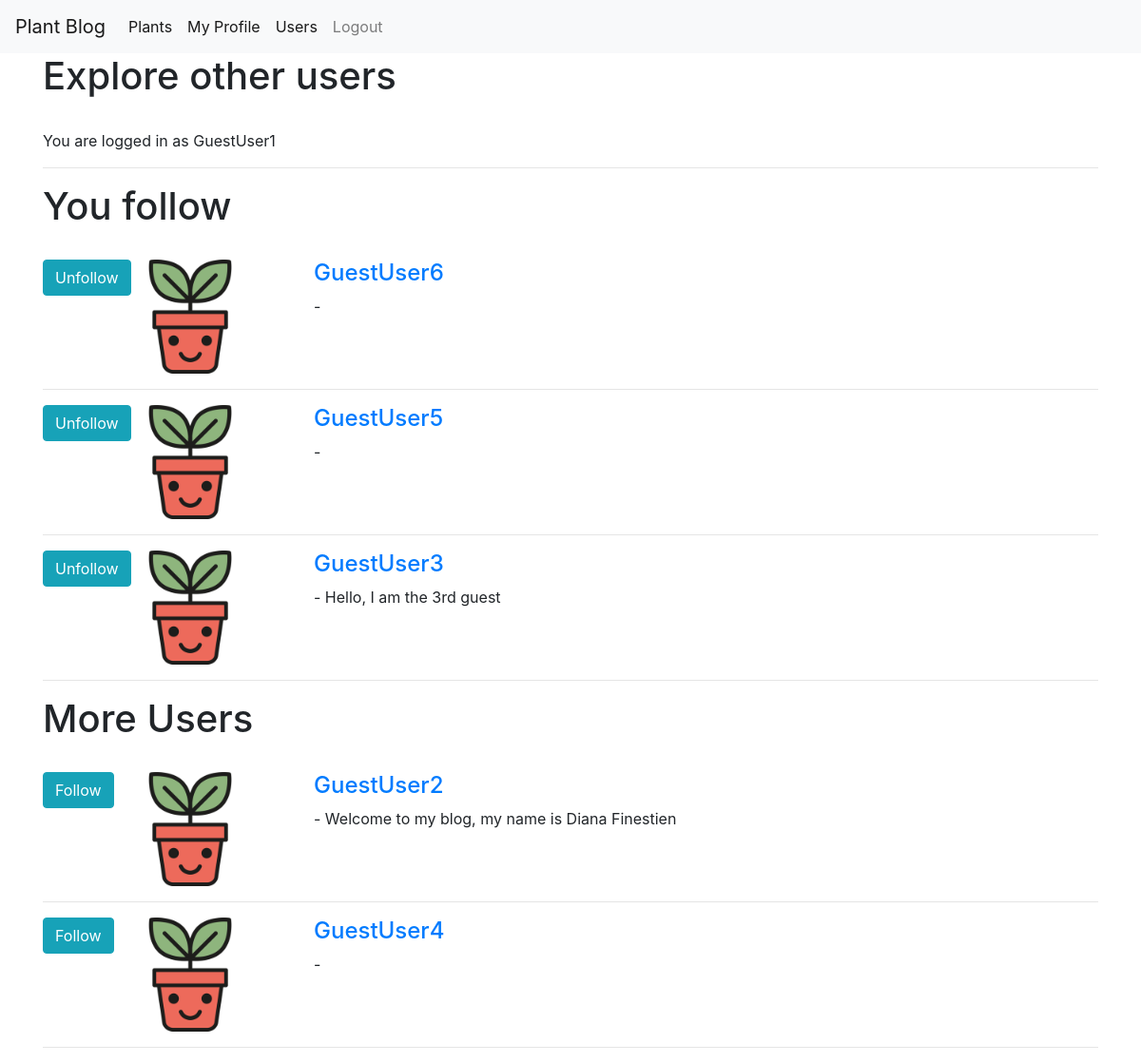
/profiles/user_index (signed in), run on an earlier commit of the app's database.
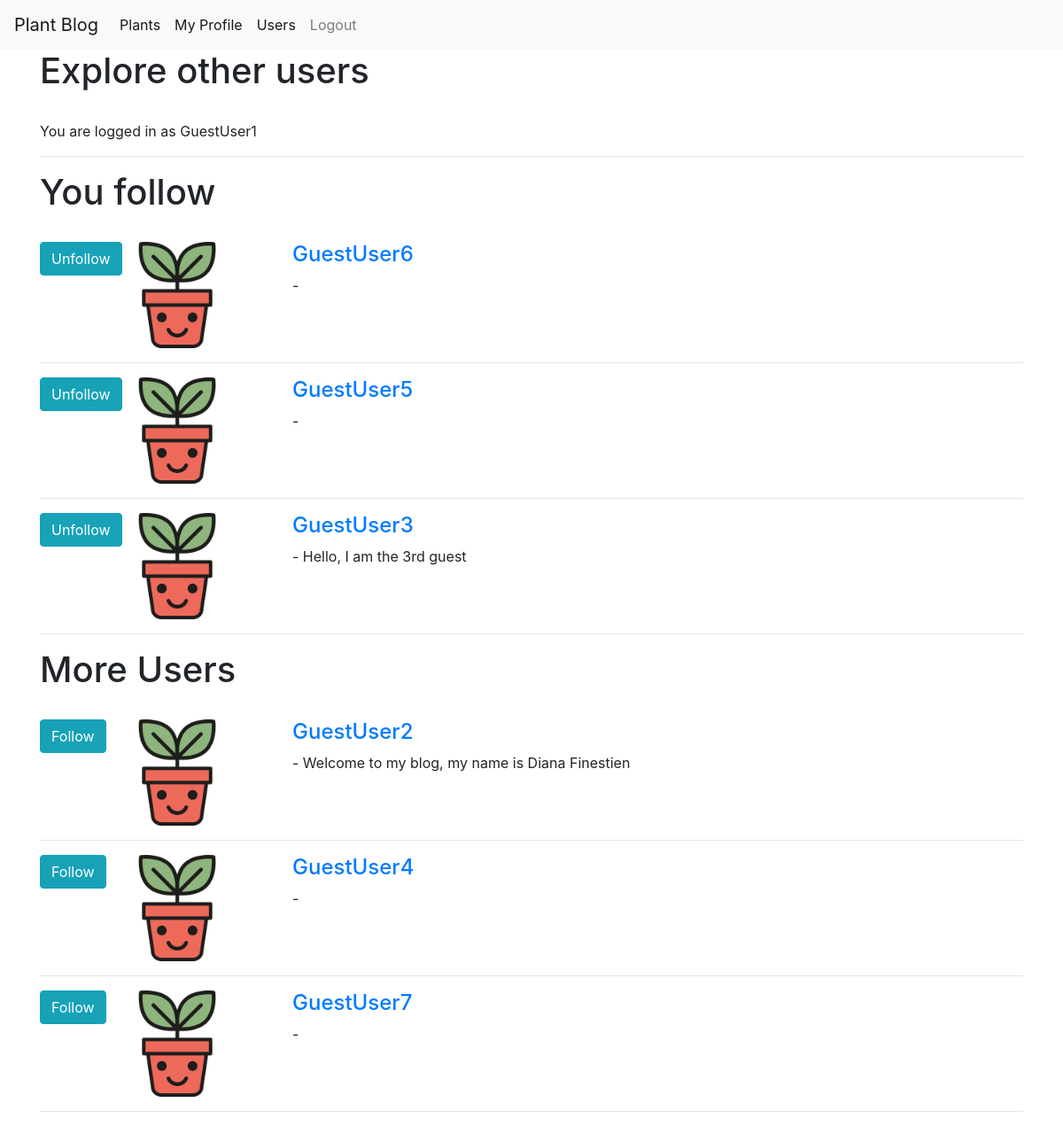
And on a later commit of the database.
### profiles/models.py (models this page shows, shortened)
class UserProfile(models.Model):
  user = models.OneToOneField(User, unique=True, on_delete=models.CASCADE, primary_key=True)
  profile_image = models.ImageField(default='default_profile.jpg', upload_to='profile_images', blank=True)
  about = models.CharField(max_length=600, default='', blank=True)
  zipcode = models.CharField(max_length=5, default='', blank=True)
  requires_comment_validation = models.BooleanField(default=False)
  following = models.ManyToManyField('self', through='FollowedUser', symmetrical=False, related_name='is_following')
  def __str__(self):
    return f'{self.user.username}'

### profiles/views.py (the view)
# urls.py: path('user_index', views.UserIndex.as_view(), name='user_index'),
class UserIndex(generic.ListView):
  model = UserProfile
  template_name = 'profiles/user_index.html'
  def get_context_data(self, **kwargs):
    context = super().get_context_data(**kwargs)
    user_profile = get_object_or_404(UserProfile, user=self.request.user)
    context['users'] = UserProfile.objects.exclude(user__in=user_profile.following.all()).exclude(user=self.request.user)
    context['following'] = user_profile.following
    return context

### profiles/templates/profiles/user_index.html
{% extends "base.html" %}
{% block content %}
  <h1> Explore other users </h1> <br>
    {% if user.is_authenticated %}
      You are logged in as {{ user }} <br>
    {% endif %}
  <hr>
  <h1> You follow </h1> <br>
  {% for fuser in following.all %}
    <div class="row">
      <div class="col-md-1">
        <a type="button" class="follow button btn btn-info" href="#unfollow" data-url='{% url "profiles:follow" %}' data-id="{{ fuser.user.id }}" data-action="unfollow">
          {% if request.user not in user_likes %}
            Follow
          {% else %}
            Unfollow
          {% endif %}
        </a>
      </div>
      <div class="col-md-2">
        <div class="media">
          <img src="{{ fuser.profile_image.url }}" style="width:120px;height:120px;"> <br>
        </div>
      </div>
      <div class="col-md-9">
        <a href="{% url 'profiles:profile' pk=fuser.user.id %}"> <h4> {{ fuser }} </h4></a> - {{ fuser.about }}
      </div>
    </div><hr>
  {% endfor %}
  <h1> More Users </h1> <br>
    {% for other_users in users %}
    <div class="row">
      <div class="col-md-1">
        <a href="#follow" data-url='{% url "profiles:follow" %}' data-id="{{ other_users.user.id }}" data-action="follow" class="follow button btn btn-info"> Follow
        </a>
      </div>
      <div class="col-md-2">
        <div class="media">
          <img src="{{ other_users.profile_image.url }}" style="width:120px;height:120px;"> <br>
        </div>
      </div>
      <div class="col-md-9">
        <a href="{% url 'profiles:profile' pk=other_users.user.id %}"> <h4> {{ other_users.user.username }}</h4></a> - {{ other_users.about }}
      </div>
    </div><hr>
  {% endfor %}
{% endblock %}

### templates/base.html (shortened to what this page needs)
{% load static %}
<html>
<head>
    <link rel="stylesheet" href="{% static 'main.css' %}">
    <link rel="stylesheet" href="https://maxcdn.bootstrapcdn.com/bootstrap/4.0.0/css/bootstrap.min.css">
</head>
<body>
<nav class="navbar navbar-expand-lg navbar-light bg-light">
  <a class="navbar-brand" href="#">Plant Blog</a>
  <div class="collapse navbar-collapse" id="navbarNav">
    <ul class="navbar-nav">
        <a class="nav-item nav-link active" href="{% url 'plants:home' %}">Plants</a>
        {% if user.is_authenticated %}
        <a class="nav-item nav-link active" href="{% url 'profiles:redirect_home' %}">My Profile</a>
        <a class="nav-item nav-link active" href="{% url 'profiles:user_index' %}">Users</a>
        <a class="nav-item nav-link" href="{% url 'profiles:logout' %}">Logout</a>
        {% else %}
        <a class="nav-item nav-link active" href="{% url 'profiles:login' %}">Login</a>
        <a class="nav-item nav-link active" href="{% url 'profiles:register' %}">Register</a>
        {% endif %}
    </ul>
  </div>
</nav>
<main role="main" class="container">
      {% block content %}
      {% endblock %}
</main>
</body>
</html>

### static/main.css (style rules this page uses)
h2, h3, h4, h5, h6 { color: green; }
body { background: green; color: green; margin-top: 5rem; }

What changed in the data, as far as the page shows it:
added UserProfile: profile_image (placeholder picture), user.username "GuestUser7", shown under "More Users"
